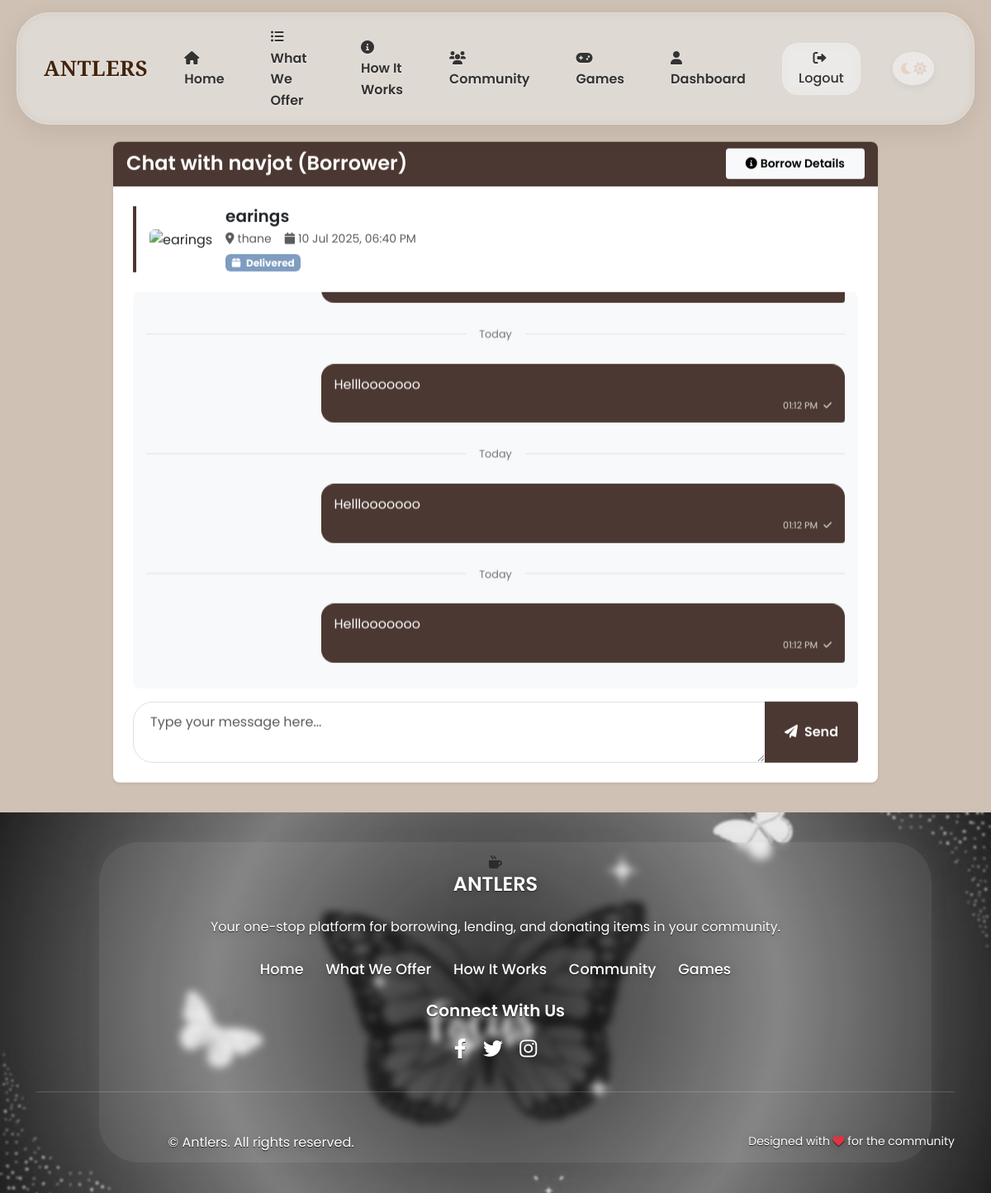
The app's page /chat/1 (signed in) with its own data.
### app.py (models this page shows)
class User(db.Model, UserMixin):
    id = db.Column(db.Integer, primary_key=True)
    username = db.Column(db.String(150), unique=True)
    password = db.Column(db.String(150))
    email = db.Column(db.String(150), unique=True)
    contact_number = db.Column(db.String(20))
    role = db.Column(db.String(50), default='user')
    created_at = db.Column(db.DateTime, default=func.now())
    overall_verified = db.Column(db.Boolean, default=False)
    approved_items = db.relationship('Accessory',
                                   foreign_keys='Accessory.user_id',
                                   backref=db.backref('owner', lazy=True))
    items_borrowed = db.relationship('BorrowedAccessory',
                                   foreign_keys='BorrowedAccessory.borrower_id',
                                   backref=db.backref('borrower_user', lazy=True),
                                   overlaps="items_borrowed_as_borrower,borrower")
    items_lent = db.relationship('BorrowedAccessory',
                                foreign_keys='BorrowedAccessory.lender_id',
                                backref=db.backref('lender_user', lazy=True),
                                overlaps="items_lent_as_lender,lender")

class Accessory(db.Model):
    id = db.Column(db.Integer, primary_key=True)
    name = db.Column(db.String(150))
    description = db.Column(db.String(500))
    category = db.Column(db.String(50))
    location = db.Column(db.String(150))
    image = db.Column(db.String(150))
    is_available = db.Column(db.Boolean, default=True)
    type = db.Column(db.String(50))  # 'lend' or 'donate'
    user_id = db.Column(db.Integer, db.ForeignKey('user.id'), nullable=False)
    created_at = db.Column(db.DateTime, default=func.now())

class BorrowedAccessory(db.Model):
    id = db.Column(db.Integer, primary_key=True)
    accessory_id = db.Column(db.Integer, db.ForeignKey('accessory.id'))
    borrower_id = db.Column(db.Integer, db.ForeignKey('user.id'))
    lender_id = db.Column(db.Integer, db.ForeignKey('user.id'))
    status = db.Column(db.String(50))  # 'pending', 'approved', 'rejected', 'delivered', 'returned'
    pickup_location = db.Column(db.String(150))
    pickup_datetime = db.Column(db.DateTime)
    created_at = db.Column(db.DateTime, default=func.now())
    residence = db.Column(db.String(200), nullable=False)  # Borrower's residence
    message = db.Column(db.Text, nullable=False)  # Message to lender
    delivery_preference = db.Column(db.String(50), default='self')  # 'self' or 'antlers'
    lender_confirmed_delivery = db.Column(db.Boolean, default=False)
    borrower_confirmed_delivery = db.Column(db.Boolean, default=False)
    accessory = db.relationship('Accessory', backref='borrow_requests')
    borrower = db.relationship('User', foreign_keys=[borrower_id], backref='items_borrowed_as_borrower', overlaps="items_borrowed,borrower_user")
    lender = db.relationship('User', foreign_keys=[lender_id], backref='items_lent_as_lender', overlaps="items_lent,lender_user")

class ChatMessage(db.Model):
    id = db.Column(db.Integer, primary_key=True)
    borrow_id = db.Column(db.Integer, db.ForeignKey('borrowed_accessory.id'), nullable=False)
    sender_id = db.Column(db.Integer, db.ForeignKey('user.id'), nullable=False)
    recipient_id = db.Column(db.Integer, db.ForeignKey('user.id'), nullable=False)
    message = db.Column(db.Text, nullable=False)
    timestamp = db.Column(db.DateTime, default=func.now())
    is_read = db.Column(db.Boolean, default=False)
    borrow_request = db.relationship('BorrowedAccessory', backref=db.backref('chat_messages', lazy=True, order_by='ChatMessage.timestamp'))
    sender = db.relationship('User', foreign_keys=[sender_id], backref=db.backref('sent_messages', lazy=True))
    recipient = db.relationship('User', foreign_keys=[recipient_id], backref=db.backref('received_messages', lazy=True))

### app.py (the view, shortened to what this page needs)
@app.route('/chat/<int:borrow_id>', methods=['GET', 'POST'])
@login_required
def chat(borrow_id):
    borrow_request = BorrowedAccessory.query.get_or_404(borrow_id)
    chat_messages = ChatMessage.query.filter_by(borrow_id=borrow_id).order_by(ChatMessage.timestamp.asc()).all()
    from datetime import date
    today = date.today()
    yesterday = today - timedelta(days=1)
    return render_template('chat.html', borrow_request=borrow_request, chat_messages=chat_messages, today=today, yesterday=yesterday)

### app.py (called while the page is built)
@login_manager.user_loader
def load_user(user_id):
    return User.query.get(int(user_id))

### templates/chat.html (shortened to what this page needs)
{% extends "base.html" %}
{% block content %}
<div class="container">
    <div class="row justify-content-center mt-4">
        <div class="col-lg-10">
            <div class="card border-0 shadow-sm">
                <div class="card-header bg-primary text-white d-flex justify-content-between align-items-center">
                    <div>
                        <h4 class="mb-0">
                            {% if current_user.id == borrow_request.borrower_id %}
                                Chat with {{ borrow_request.lender_user.username }} (Lender)
                            {% else %}
                                Chat with {{ borrow_request.borrower_user.username }} (Borrower)
                            {% endif %}
                        </h4>
                    </div>
                    <div>
                        <a href="{{ url_for('borrow_details', borrow_id=borrow_request.id) }}" class="btn btn-light btn-sm">
                            <i class="fas fa-info-circle me-1"></i>Borrow Details
                        </a>
                    </div>
                </div>
                <div class="card-body">
                    <div class="item-details mb-4">
                        <div class="d-flex align-items-center">
                            {% if borrow_request.accessory.image %}
                            <div class="me-3">
                                <img src="{{ url_for('static', filename=borrow_request.accessory.image.replace('\\', '/')) }}"
                                     alt="{{ borrow_request.accessory.name }}"
                                     class="rounded"
                                     style="width: 60px; height: 60px; object-fit: cover;">
                            </div>
                            {% endif %}
                            <div>
                                <h5 class="mb-1">{{ borrow_request.accessory.name }}</h5>
                                <div class="d-flex small text-muted">
                                    <div class="me-3">
                                        <i class="fas fa-map-marker-alt me-1"></i>{{ borrow_request.pickup_location }}
                                    </div>
                                    <div>
                                        <i class="fas fa-calendar me-1"></i>{{ borrow_request.pickup_datetime.strftime('%d %b %Y, %I:%M %p') if borrow_request.pickup_datetime else 'Not specified' }}
                                    </div>
                                </div>
                                <span class="badge bg-{{ borrow_request.status == 'pending' and 'warning' or (borrow_request.status == 'approved' and 'success' or (borrow_request.status == 'delivered' and 'info' or 'secondary')) }} mt-2">
                                    <i class="fas fa-{{ borrow_request.status == 'pending' and 'clock' or (borrow_request.status == 'approved' and 'check' or (borrow_request.status == 'delivered' and 'box' or 'times')) }} me-1"></i>
                                    {{ borrow_request.status.capitalize() }}
                                </span>
                            </div>
                        </div>
                    </div>
                    <div class="chat-container" id="chatContainer">
                        {% set last_date = None %}
                        {% for message in chat_messages %}
                            {% set message_date = message.timestamp.date() %}
                            {% if last_date != message_date %}
                                <div class="chat-date-divider">
                                    <span>
                                        {% if message_date == today %}
                                            Today
                                        {% elif message_date == yesterday %}
                                            Yesterday
                                        {% else %}
                                            {{ message.timestamp.strftime('%d %b %Y') }}
                                        {% endif %}
                                    </span>
                                </div>
                                {% set last_date = message_date %}
                            {% endif %}
                            <div class="message {{ 'message-outgoing' if message.sender_id == current_user.id else 'message-incoming' }}">
                                <div class="message-content">{{ message.message }}</div>
                                <div class="message-time text-end">
                                    {{ message.timestamp.strftime('%I:%M %p') }}
                                    {% if message.sender_id == current_user.id %}
                                        {% if message.is_read %}
                                        <i class="fas fa-check-double ms-1"></i>
                                        {% else %}
                                        <i class="fas fa-check ms-1"></i>
                                        {% endif %}
                                    {% endif %}
                                </div>
                            </div>
                        {% else %}
                            <div class="text-center p-5 text-muted">
                                <i class="fas fa-comments fa-3x mb-3"></i>
                                <h5>No messages yet</h5>
                                <p>Start the conversation by sending a message below.</p>
                            </div>
                        {% endfor %}
                    </div>
                    <form method="POST" class="message-form">
                        <div class="input-group">
                            <textarea
                                name="message"
                                class="form-control"
                                placeholder="Type your message here..."
                                rows="2"
                                required
                            ></textarea>
                            <button type="submit" class="btn btn-primary">
                                <i class="fas fa-paper-plane me-2"></i>Send
                            </button>
                        </div>
                    </form>
                </div>
            </div>
        </div>
    </div>
</div>
{% endblock %}

### static/css/theme.css (style rules this page uses)
:root { --light-background: #CFC1B3; --light-surface: #E8E1D9; --light-primary: #A18167; --light-secondary: #7C6E63; --light-accent: #D7956B; --light-text: #2D2A28; --light-text-secondary: #5F574F; --light-border: #D1C5B7; --light-card: rgba(255, 255, 255, 0.7); --light-success: #7FA87B; --light-info: #7E9DC0; --light-warning: #D9AD6A; --light-danger: #C27F75; --dark-background: #121212; --dark-surface: #1E1E1E; --dark-primary: #E0E0E0; --dark-secondary: #BBBBBB; --dark-accent: #4D8AE0; --dark-text: #FFFFFF; --dark-text-secondary: #BBBBBB; --dark-border: #444444; --dark-card: #1A1A1A; --dark-card-secondary: #252525; --dark-success: #66BB6A; --dark-info: #4D8AE0; --dark-warning: #FFA726; --dark-danger: #E57373; --dark-muted: #9E9E9E; --dark-light: #E0E0E0; --dark-subtle: #2A2A2A; --dark-hover: #2E2E2E; --primary-color: var(--light-primary); --primary-color-light: var(--light-accent); --primary-color-dark: #7D614E; --secondary-color: var(--light-secondary); --accent-color: var(--light-accent); --accent-color-light: #E5B695; --text-color: var(--light-text); --text-color-light: var(--light-text-secondary); --text-light: #FFFFFF; --background-light: var(--light-background); --background-neutral: var(--light-surface); --success-color: var(--light-success); --info-color: var(--light-info); --warning-color: var(--light-warning); --danger-color: var(--light-danger); --rgb-primary: 161, 129, 103; --rgb-accent: 215, 149, 107; --rgb-background: 207, 193, 179; --rgb-text: 45, 42, 40; --rgb-dark-primary: 224, 224, 224; --rgb-dark-accent: 77, 138, 224; --rgb-dark-background: 18, 18, 18; }
body { color: var(--text-color); background-color: var(--background-light); font-family: 'Poppins', sans-serif; transition: background-color 0.3s ease, color 0.3s ease; }
.btn-primary { background-color: var(--primary-color); border-color: var(--primary-color); color: var(--text-light); transition: all 0.3s ease; }
.bg-primary, .badge-primary { background-color: var(--primary-color) !important; }
.bg-info, .badge-info { background-color: var(--info-color) !important; }
a { color: var(--primary-color); transition: color 0.3s ease; }
.card { border-radius: 12px; border: none; background-color: var(--light-card); transition: all 0.3s ease; }

### static/css/style.css (style rules this page uses)
:root { --primary-color: #4B3832; --primary-color-light: #6e5349; --primary-color-dark: #3C2F2F; --secondary-color: #854442; --accent-color: #BE9B7B; --accent-color-light: #E4D4C8; --text-color: #333; --light-color: #f5f5f5; --dark-color: #263238; --shadow: 0 4px 6px rgba(0, 0, 0, 0.1); --transition: all 0.3s ease; }
* { margin: 0; padding: 0; box-sizing: border-box; }
html { scroll-behavior: smooth; height: 100%; overflow-x: hidden; perspective: 1px; }
body { font-family: 'Poppins', sans-serif; line-height: 1.6; color: var(--text-color); overflow-x: hidden; background-color: var(--background-light); transform-style: preserve-3d; height: 100%; perspective: 1px; transform-style: preserve-3d; }
a { text-decoration: none; color: var(--primary-color); transition: var(--transition); }
.btn { display: inline-block; padding: 0.8rem 1.8rem; border-radius: 50px; text-align: center; font-weight: 600; transition: var(--transition); cursor: pointer; border: none; transform: translateZ(0); }
.btn-primary { background-color: var(--primary-color); color: white; }
.card { background-color: white; border-radius: 8px; box-shadow: var(--shadow); transition: var(--transition); margin-bottom: 2rem; overflow: hidden; will-change: transform; transform: translateZ(0); transition: transform 0.3s ease, box-shadow 0.3s ease; }
.card-body { padding: 1.5rem; }
.btn-primary, .btn-outline { animation: float 4s ease-in-out infinite; }
.form-control { width: 100%; padding: 0.8rem 1rem; border: 1px solid #ddd; border-radius: 4px; font-size: 1rem; transition: var(--transition); }
h1, h2, h3, h4, h5, h6 { font-weight: 600; }
.btn { border-radius: 0.25rem; padding: 0.5rem 1.5rem; transition: all 0.3s ease; }
.btn-primary { background-color: var(--primary-color); border-color: var(--primary-color); }
.card { border-radius: 0.5rem; overflow: hidden; border: none; transition: all 0.3s ease; }

### templates/base.html (style rules this page uses)
body { transition: background-color 0.3s ease, color 0.3s ease; }
.card, .benefit-card, .service-card, .navbar, .footer, .btn, .theme-toggle, .coffee-divider, .step-number, .icon-box { transition: all 0.3s ease; }

### records on screen
User: borrower_user.username "navjot"
Accessory: accessory.name "earings"
BorrowedAccessory: pickup_location "thane", pickup_datetime "10 Jul 2025, 06:40 PM", status "Delivered"
ChatMessage: shows "Today", message "Helllooooooo", timestamp "01:12 PM", is_read False (drawn)
ChatMessage: shows "Today", message "Helllooooooo", timestamp "01:12 PM", is_read False (drawn)
ChatMessage: shows "Today", message "Helllooooooo", timestamp "01:12 PM", is_read False (drawn)
